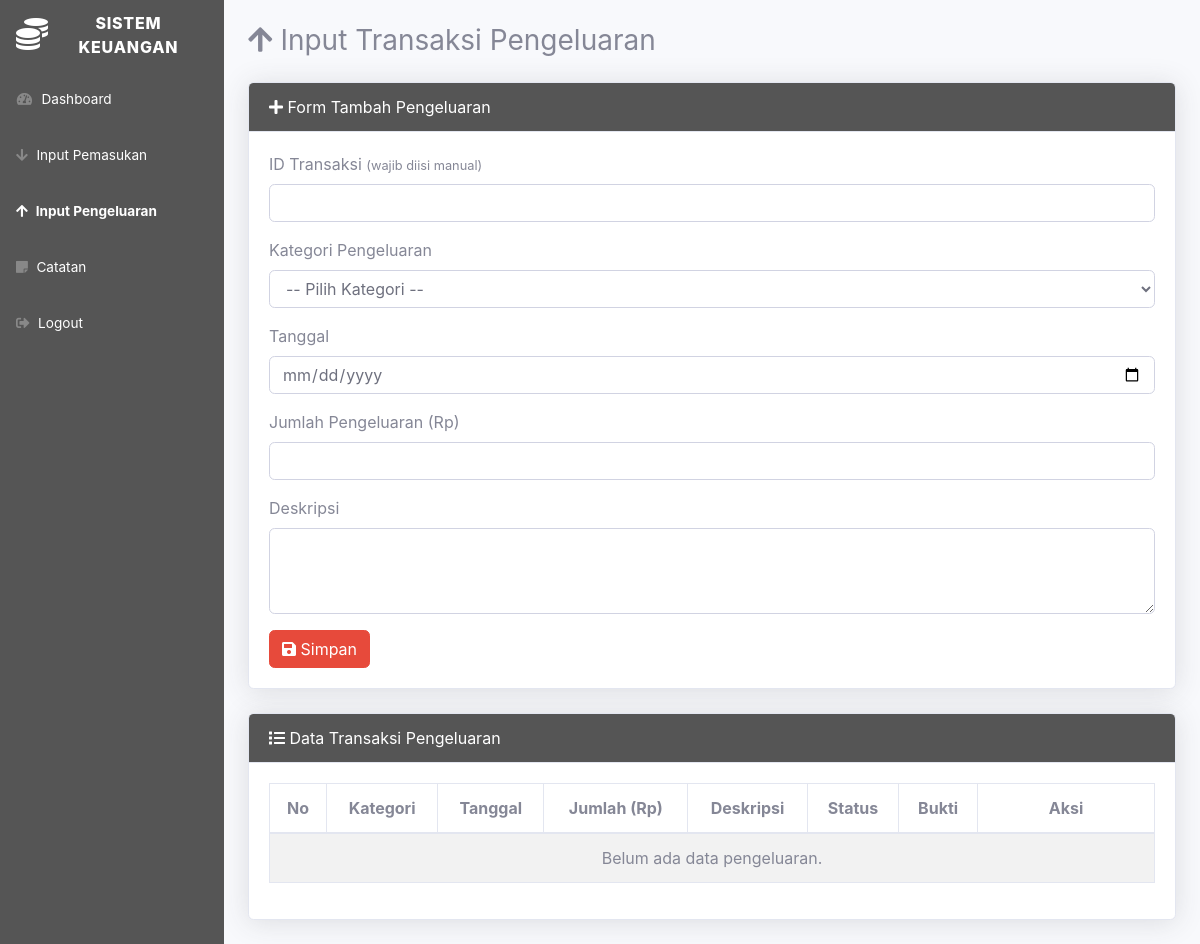
The page /ADMIN/transaksi_pengeluaran.php (signed in) on the database as committed earlier.
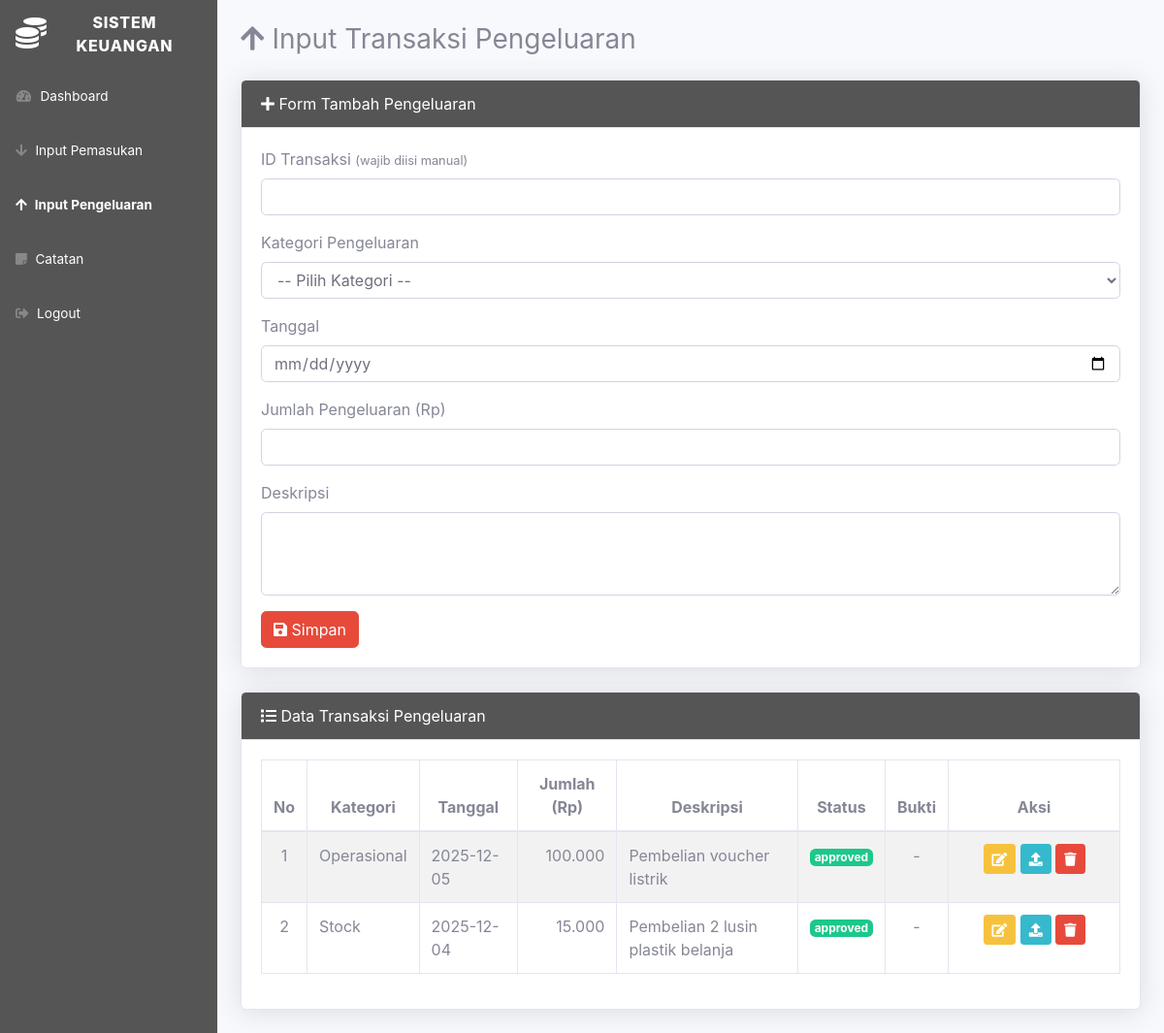
The same page on the database as committed later.
### tables this page shows
CREATE TABLE `transaksi_pengeluaran` (
  `transaksi_keluar_id` int(11) NOT NULL,
  `user_id` int(11) NOT NULL,
  `kat_pengeluaran_id` int(11) NOT NULL,
  `tanggal_keluar` date NOT NULL,
  `jumlah_pengeluaran` decimal(15,2) NOT NULL,
  `deskripsi` varchar(100) DEFAULT NULL,
  `status` enum('draft','approved','rejected') NOT NULL DEFAULT 'draft',
  `shift_id` int(11) DEFAULT NULL
);

CREATE TABLE `kategori_pengeluaran` (
  `kat_pengeluaran_id` int(11) NOT NULL,
  `nama_kategori` varchar(100) NOT NULL
);

### ADMIN/transaksi_pengeluaran.php (the view, shortened to what the changed rows need)
<?php
include '../config.php';
$user_id = $_SESSION['user_id'];
function tableHasColumn(mysqli $conn, string $table, string $column): bool {
	$res = $conn->query("SHOW COLUMNS FROM $table LIKE '$column'");
	return $res && $res->num_rows > 0;
}
$data_pengeluaran = $conn->query("
    SELECT tp.*, kp.nama_kategori,
           (SELECT COUNT(*) FROM transaksi_file WHERE tipe='pengeluaran' AND ref_id=tp.transaksi_keluar_id) AS jumlah_bukti
    FROM transaksi_pengeluaran tp
    JOIN kategori_pengeluaran kp ON tp.kat_pengeluaran_id = kp.kat_pengeluaran_id
    WHERE tp.user_id = '$user_id'
    ORDER BY tp.transaksi_keluar_id DESC
");
?>
<!DOCTYPE html>
<html lang="id">
<head>
    <link href="../startbootstrap-sb-admin-2-master/vendor/fontawesome-free/css/all.min.css" rel="stylesheet">
    <link href="../startbootstrap-sb-admin-2-master/css/sb-admin-2.min.css" rel="stylesheet">
</head>
<body id="page-top">
<div id="wrapper">
    <div id="content-wrapper" class="d-flex flex-column">
        <div id="content" class="p-4">
            <div class="card shadow">
                <div class="card-body">
                    <table class="table table-bordered table-striped">
                        <thead>
                            <tr class="text-center">
                                <th>No</th>
                                <th>Kategori</th>
                                <th>Tanggal</th>
                                <th>Jumlah (Rp)</th>
                                <th>Deskripsi</th>
                                <th>Status</th>
								<th>Bukti</th>
								<th width="20%">Aksi</th>
                            </tr>
                        </thead>
                        <tbody>
							<?php if ($data_pengeluaran->num_rows > 0): $no = 1; $hasStatus = tableHasColumn($conn, 'transaksi_pengeluaran', 'status'); ?>
                                <?php while ($row = $data_pengeluaran->fetch_assoc()): $st = $hasStatus && isset($row['status']) ? $row['status'] : 'draft'; ?>
                                    <tr>
                                        <td class="text-center"><?= $no++; ?></td>
                                        <td><?= htmlspecialchars($row['nama_kategori']); ?></td>
                                        <td><?= htmlspecialchars($row['tanggal_keluar']); ?></td>
                                        <td class="text-right"><?= number_format($row['jumlah_pengeluaran'], 0, ',', '.'); ?></td>
                                        <td><?= htmlspecialchars($row['deskripsi']); ?></td>
                                        <td class="text-center"><span class="badge <?= $st=='approved'?'badge-success':($st=='rejected'?'badge-danger':'badge-secondary'); ?>"><?= htmlspecialchars($st); ?></span></td>
										<td class="text-center">
											<?php if ($row['jumlah_bukti'] > 0): ?>
												<span class="badge badge-info"><?= $row['jumlah_bukti']; ?> file</span>
											<?php else: ?>
												<span class="text-muted">-</span>
											<?php endif; ?>
										</td>
										<td class="text-center">
											<button class="btn btn-warning btn-sm" data-toggle="modal" data-target="#edit<?= $row['transaksi_keluar_id']; ?>"><i class="fas fa-edit"></i></button>
											<button class="btn btn-info btn-sm" data-toggle="modal" data-target="#upload<?= $row['transaksi_keluar_id']; ?>"><i class="fas fa-upload"></i></button>
											<a href="transaksi_pengeluaran.php?hapus=<?= $row['transaksi_keluar_id']; ?>" class="btn btn-danger btn-sm" onclick="return confirm('Hapus transaksi ini?')"><i class="fas fa-trash"></i></a>
										</td>
                                    </tr>
                                <?php endwhile; ?>
                            <?php else: ?>
								<tr><td colspan="8" class="text-center">Belum ada data pengeluaran.</td></tr>
                            <?php endif; ?>
                        </tbody>
                    </table>
                </div>
            </div>
        </div>
    </div>
</div>
</body>
</html>

Rows that differ between the two databases and show on the page:
added transaksi_pengeluaran: kat_pengeluaran.nama_kategori "Operasional", tanggal_keluar "2025-12-05", jumlah_pengeluaran "100.000", deskripsi "Pembelian voucher listrik", status "approved"
added transaksi_pengeluaran: kat_pengeluaran.nama_kategori "Stock", tanggal_keluar "2025-12-04", jumlah_pengeluaran "15.000", deskripsi "Pembelian 2 lusin plastik belanja", status "approved"
Other text that changed with them:
text no longer shown: "Belum ada data pengeluaran."
